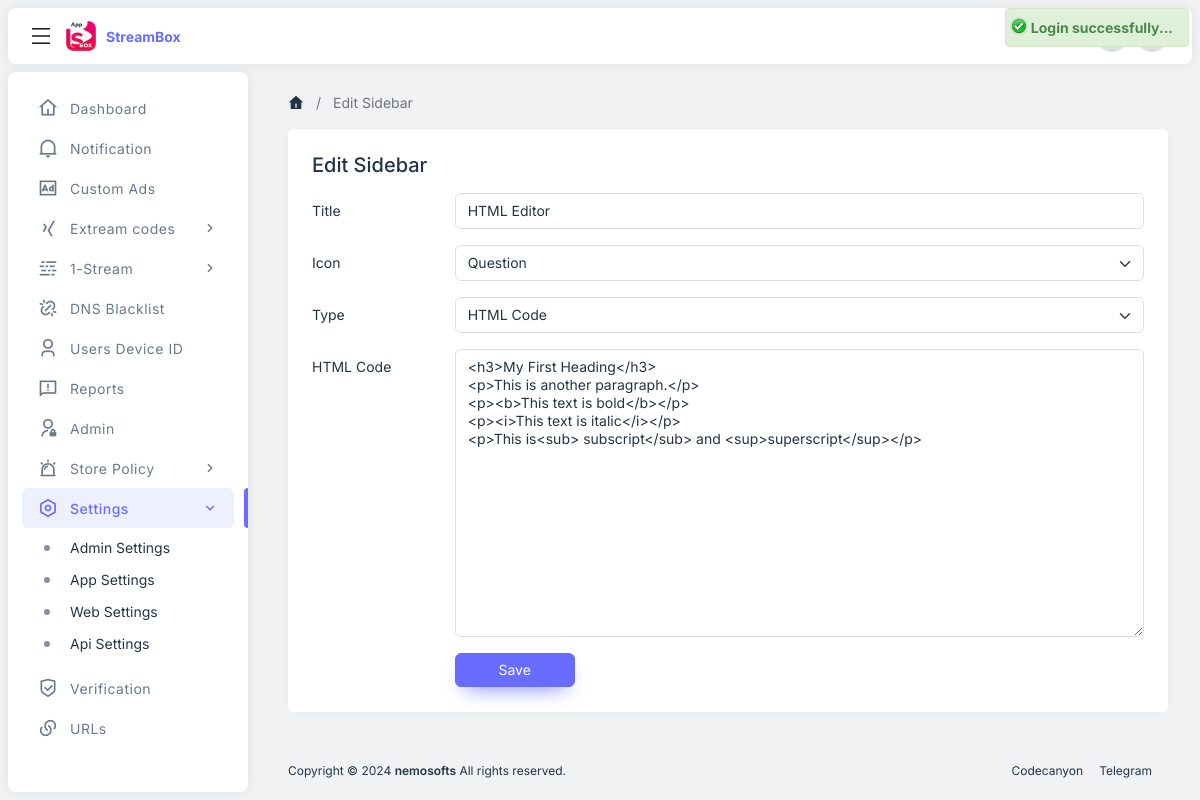
Page /create_sidebar.php?sidebar_id=4 (signed in) on the committed database.
### tables this page shows
CREATE TABLE `tbl_sidebar` (
  `id` int(11) NOT NULL,
  `sidebar_type` varchar(255) NOT NULL,
  `sidebar_title` varchar(255) NOT NULL,
  `sidebar_icon` varchar(255) NOT NULL,
  `sidebar_editor` text NOT NULL,
  `sidebar_html` text NOT NULL,
  `sidebar_image` text NOT NULL,
  `sidebar_image_link` text NOT NULL DEFAULT '#',
  `status` int(1) NOT NULL DEFAULT 1
);

### create_sidebar.php (the view, shortened to what this page needs)
<?php
    $page_title=(isset($_GET['sidebar_id'])) ? 'Edit Sidebar' : 'Add Sidebar';
    include("includes/header.php");
    $page_save=(isset($_GET['sidebar_id'])) ? 'Save' : 'Create';
    if(isset($_GET['sidebar_id'])){
        $qry="SELECT * FROM tbl_sidebar where id='".$_GET['sidebar_id']."'";
        $result=mysqli_query($mysqli,$qry);
        $row=mysqli_fetch_assoc($result);
    }
?>
<main id="nsofts_main">
    <div class="nsofts-container">
        <nav aria-label="breadcrumb">
            <ol class="breadcrumb align-items-center">
                <li class="breadcrumb-item d-inline-flex"><a href="dashboard.php"><i class="ri-home-4-fill"></i></a></li>
                <li class="breadcrumb-item d-inline-flex active" aria-current="page"><?php echo (isset($page_title)) ? $page_title : "" ?></li>
            </ol>
        </nav>
        <div class="row g-4">
            <div class="col-12">
                <div class="card h-100">
                    <div class="card-body p-4">
                        <h5 class="mb-3"><?=$page_title ?></h5>
                        <form action="" name="addeditcategory" method="POST" enctype="multipart/form-data">
                            <div class="mb-3 row">
                                <label class="col-sm-2 col-form-label">Title</label>
                                <div class="col-sm-10">
                                    <input type="text" name="sidebar_title" class="form-control" value="<?php if(isset($_GET['sidebar_id'])){echo $row['sidebar_title'];}?>" required>
                                </div>
                            </div>
                            <div class="mb-3 row">
                                <label class="col-sm-2 col-form-label">Icon</label>
                                <div class="col-sm-10">
                                </div>
                            </div>
                            <div class="mb-3 row">
                                <label class="col-sm-2 col-form-label">Type</label>
                                <div class="col-sm-10">
                                </div>
                            </div>
                            <div id="html_code_display" class="mb-3 row" <?php if(isset($_GET['sidebar_id'])){ if($row['sidebar_type']!='html_code'){?>style="display:none;"<?php }} else {?>style="display:none;"<?php }?>>
                                <label class="col-sm-2 col-form-label">HTML Code</label>
                                <div class="col-sm-10">
                                    <textarea class="form-control"  name="sidebar_html" cols="30" rows="15"><?php if(isset($_GET['sidebar_id'])){echo $row['sidebar_html'];}?></textarea>
                                </div>
                            </div>
                            <div class="row">
                                <label class="col-sm-2 col-form-label">&nbsp;</label>
                                <div class="col-sm-10">
                                    <button type="submit" name="submit" class="btn btn-primary" style="min-width: 120px;"><?=$page_save?></button>
                                </div>
                            </div>
                        </form>
                    </div>
                </div>
            </div>
        </div>
    </div>
</main>
<?php include("includes/footer.php");?>

### assets/css/styles.css (style rules this page uses)
:root { --ns-white: #ffffff; --ns-gray-10: #f1f2f3; --ns-gray-20: #dbdfe3; --ns-gray-30: #8592a3; --ns-gray-40: #233446; --ns-gray-100: #717273; --ns-gray-200: #636567; --ns-gray-300: #515355; --ns-gray-400: #454749; --ns-gray-500: #3a3c3e; --ns-gray-600: #202326; --ns-gray-700: #101316; --ns-primary: #686cff; --ns-secondary: var(--ns-gray-30); --ns-success: #71dd39; --ns-danger: #ff3e1d; --ns-warning: #ffab00; --ns-info: #03c2ec; --ns-dark: var(--ns-gray-40); --ns-primary-rgb: 104 108 255; --ns-secondary-rgb: 133 146 163; --ns-success-rgb: 113 221 57; --ns-danger-rgb: 255 62 29; --ns-warning-rgb: 255 171 0; --ns-info-rgb: 3 194 236; --ns-dark-rgb: 35 52 70; --ns-body-font-family: 'Inter', sans-serif; --ns-body-font-size: 14px; --ns-body-bg: var(--ns-gray-10); --ns-body-color: var(--ns-gray-40); --ns-layout-gutter: 8px; --ns-header-min-height: 56px; --ns-sidebar-width: 240px; --ns-main-padding-y: 48px; --ns-container-max-width: 1280px; --ns-bg-opacity: 1; }
body { font-family: var(--ns-body-font-family); font-size: var(--ns-body-font-size); background-color: var(--ns-body-bg); color: var(--ns-body-color); }
body:before { content: ''; position: fixed; top: 0; left: 0; width: 100%; height: 40px; background-color: rgb(255 255 255 / 5%); z-index: 1; backdrop-filter: blur(8px); }
h1, h2, h3, h4, h5, h6 { color: var(--dark-theme-bg); }
a { outline: none; color: var(--ns-primary); }
[class^="ri-"], [class*="ri-"] { line-height: 1; font-size: 16px; }
.btn { font-size: var(--ns-body-font-size); line-height: 20px; background-color: var(--ns-btn-bg); border-color: var(--ns-btn-border-color); color: var(--ns-btn-color); }
.btn-primary { --ns-btn-color: #fff; --ns-btn-bg: var(--ns-primary); --ns-btn-border-color: var(--ns-primary); --ns-btn-hover-color: #fff; --ns-btn-hover-bg: #686cff; --ns-btn-hover-border-color: #686cff; --ns-btn-active-color: #fff; --ns-btn-active-bg: #686cff; --ns-btn-active-border-color: #686cff; --ns-btn-disabled-color: #fff; --ns-btn-disabled-bg: var(--ns-primary); --ns-btn-disabled-border-color: var(--ns-primary); box-shadow: 0 10px 20px -10px #686cff; -webkit-box-shadow: 0 10px 20px -10px #686cff; }
.breadcrumb a { color: inherit; text-decoration: none; line-height: 1; display: inline-flex; }
.breadcrumb-item + .breadcrumb-item { padding-left: 12px; }
.breadcrumb-item + .breadcrumb-item::before { padding-right: 12px; }
.card { border: none; -webkit-box-shadow: 0px 0px 10px 2px rgba(0,0,0,0.02); box-shadow: 0px 0px 10px 2px rgba(0,0,0,0.02); }
.form-control, .form-select { font-size: 14px; padding-top: 8px; padding-bottom: 8px; line-height: 18px; color: var(--ns-body-color); border-color: var(--ns-gray-20); }
#nsofts_main, #nsofts_footer { padding: var(--ns-layout-gutter); -webkit-transition: all 0.35s; transition: all 0.35s; }
#nsofts_main { margin-top: calc(var(--ns-header-min-height) + (var(--ns-layout-gutter) * 2)); min-height: calc(100vh - (var(--ns-header-min-height) + (var(--ns-layout-gutter) * 4) + 66px)); }
.nsofts-container { width: 100%; max-width: var(--ns-container-max-width); margin-left: auto; margin-right: auto; }
@media (min-width: 1200px) { #nsofts_main, #nsofts_footer { padding-left: 32px; padding-right: 32px; margin-left: calc(var(--ns-sidebar-width) + (var(--ns-layout-gutter) * 2)); } }
@media (min-width: 1200px) { #nsofts_main { margin-top: calc(var(--ns-header-min-height) + (var(--ns-layout-gutter) * 3.5)); } }

### rows in the picture
tbl_sidebar: sidebar_title "HTML Editor", sidebar_html "<h3>My First Heading</h3> <p>This is another paragraph.</p> <p><b>This text is bold</b></p> <p><i>This text is italic</i></p> <p>This is<sub> subscript</sub> and <sup>superscript</sup></p>"

### other values in the picture
APP_NAME "StreamBox"
$page_title "Edit Sidebar"
$page_save "Save"
